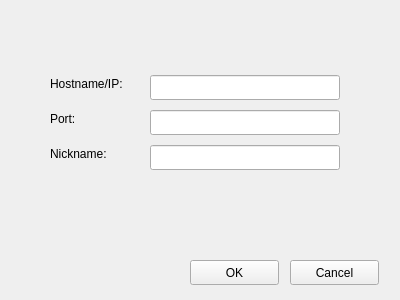
<?xml version="1.0" encoding="UTF-8"?>
<ui version="4.0">
 <class>Connection</class>
 <widget class="QWidget" name="Connection">
  <property name="geometry">
   <rect>
    <x>0</x>
    <y>0</y>
    <width>400</width>
    <height>300</height>
   </rect>
  </property>
  <property name="windowTitle">
   <string>Form</string>
  </property>
  <widget class="QLabel" name="hostLabel">
   <property name="geometry">
    <rect>
     <x>50</x>
     <y>75</y>
     <width>100</width>
     <height>17</height>
    </rect>
   </property>
   <property name="text">
    <string>Hostname/IP:</string>
   </property>
  </widget>
  <widget class="QLabel" name="portLabel">
   <property name="geometry">
    <rect>
     <x>50</x>
     <y>110</y>
     <width>100</width>
     <height>17</height>
    </rect>
   </property>
   <property name="text">
    <string>Port:</string>
   </property>
  </widget>
  <widget class="QLabel" name="nameLabel">
   <property name="geometry">
    <rect>
     <x>50</x>
     <y>145</y>
     <width>100</width>
     <height>17</height>
    </rect>
   </property>
   <property name="text">
    <string>Nickname:</string>
   </property>
  </widget>
  <widget class="QLineEdit" name="hostInput">
   <property name="geometry">
    <rect>
     <x>150</x>
     <y>75</y>
     <width>190</width>
     <height>25</height>
    </rect>
   </property>
  </widget>
  <widget class="QLineEdit" name="portInput">
   <property name="geometry">
    <rect>
     <x>150</x>
     <y>110</y>
     <width>190</width>
     <height>25</height>
    </rect>
   </property>
  </widget>
  <widget class="QLineEdit" name="nameInput">
   <property name="geometry">
    <rect>
     <x>150</x>
     <y>145</y>
     <width>190</width>
     <height>25</height>
    </rect>
   </property>
  </widget>
  <widget class="QPushButton" name="okBtn">
   <property name="geometry">
    <rect>
     <x>190</x>
     <y>260</y>
     <width>89</width>
     <height>25</height>
    </rect>
   </property>
   <property name="text">
    <string>OK</string>
   </property>
  </widget>
  <widget class="QPushButton" name="cancelBtn">
   <property name="geometry">
    <rect>
     <x>290</x>
     <y>260</y>
     <width>89</width>
     <height>25</height>
    </rect>
   </property>
   <property name="text">
    <string>Cancel</string>
   </property>
  </widget>
 </widget>
 <resources/>
 <connections/>
</ui>
